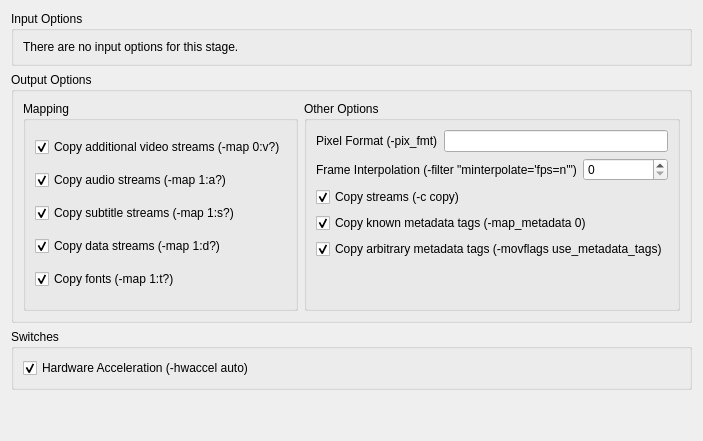
              <widget class="QWidget" name="ffmpegMigrateStreamsTab">
               <attribute name="title">
                <string>Streams Migration</string>
               </attribute>
               <layout class="QVBoxLayout" name="verticalLayout_30">
                <item>
                 <widget class="QGroupBox" name="ffmpegMigrateStreamsInputOptionsGroupBox">
                  <property name="title">
                   <string>Input Options</string>
                  </property>
                  <layout class="QVBoxLayout" name="verticalLayout_28">
                   <item>
                    <widget class="QLabel" name="ffmpegMigrateStreamsInputOptionsLabel">
                     <property name="text">
                      <string>There are no input options for this stage.</string>
                     </property>
                    </widget>
                   </item>
                  </layout>
                 </widget>
                </item>
                <item>
                 <widget class="QGroupBox" name="ffmpegMigrateStreamsOutputOptionsGroupBox">
                  <property name="title">
                   <string>Output Options</string>
                  </property>
                  <layout class="QHBoxLayout" name="horizontalLayout_2">
                   <item>
                    <widget class="QGroupBox" name="ffmpegMigrateStreamsOutputOptionsMappingGroupBox">
                     <property name="title">
                      <string>Mapping</string>
                     </property>
                     <layout class="QVBoxLayout" name="verticalLayout_31">
                      <item>
                       <widget class="QCheckBox" name="ffmpegMigrateStreamsOutputOptionsMappingVideoCheckBox">
                        <property name="text">
                         <string>Copy additional video streams (-map 0:v?)</string>
                        </property>
                        <property name="checked">
                         <bool>true</bool>
                        </property>
                       </widget>
                      </item>
                      <item>
                       <widget class="QCheckBox" name="ffmpegMigrateStreamsOutputOptionsMappingAudioCheckBox">
                        <property name="text">
                         <string>Copy audio streams (-map 1:a?)</string>
                        </property>
                        <property name="checked">
                         <bool>true</bool>
                        </property>
                       </widget>
                      </item>
                      <item>
                       <widget class="QCheckBox" name="ffmpegMigrateStreamsOutputOptionsMappingSubtitleCheckBox">
                        <property name="text">
                         <string>Copy subtitle streams (-map 1:s?)</string>
                        </property>
                        <property name="checked">
                         <bool>true</bool>
                        </property>
                       </widget>
                      </item>
                      <item>
                       <widget class="QCheckBox" name="ffmpegMigrateStreamsOutputOptionsMappingDataCheckBox">
                        <property name="text">
                         <string>Copy data streams (-map 1:d?)</string>
                        </property>
                        <property name="checked">
                         <bool>true</bool>
                        </property>
                       </widget>
                      </item>
                      <item>
                       <widget class="QCheckBox" name="ffmpegMigrateStreamsOutputOptionsMappingFontCheckBox">
                        <property name="text">
                         <string>Copy fonts (-map 1:t?)</string>
                        </property>
                        <property name="checked">
                         <bool>true</bool>
                        </property>
                       </widget>
                      </item>
                     </layout>
                    </widget>
                   </item>
                   <item>
                    <widget class="QGroupBox" name="ffmpegMigrateStreamsOutputOptionsOtherGroupBox">
                     <property name="title">
                      <string>Other Options</string>
                     </property>
                     <layout class="QVBoxLayout" name="verticalLayout_32">
                      <item>
                       <layout class="QHBoxLayout" name="ffmpegMigrateStreamsOutputOptionsPixelFormatHorizontalLayout">
                        <item>
                         <widget class="QLabel" name="ffmpegMigrateStreamsOutputOptionsPixelFormatLabel">
                          <property name="text">
                           <string>Pixel Format (-pix_fmt)</string>
                          </property>
                         </widget>
                        </item>
                        <item>
                         <widget class="QLineEdit" name="ffmpegMigrateStreamsOutputOptionsPixelFormatLineEdit"/>
                        </item>
                       </layout>
                      </item>
                      <item>
                       <layout class="QHBoxLayout" name="ffmpegMigrateStreamsOutputOptionsFrameInterpolationHorizontalLayout">
                        <item>
                         <widget class="QLabel" name="ffmpegMigrateStreamsOutputOptionsFrameInterpolationLabel">
                          <property name="text">
                           <string>Frame Interpolation (-filter &quot;minterpolate='fps=n'&quot;)</string>
                          </property>
                         </widget>
                        </item>
                        <item>
                         <widget class="QSpinBox" name="ffmpegMigrateStreamsOutputOptionsFrameInterpolationSpinBox">
                          <property name="maximum">
                           <number>9999</number>
                          </property>
                         </widget>
                        </item>
                       </layout>
                      </item>
                      <item>
                       <widget class="QCheckBox" name="ffmpegMigrateStreamsOutputOptionsCopyStreamsCheckBox">
                        <property name="toolTip">
                         <string>Copy streams without re-encoding</string>
                        </property>
                        <property name="text">
                         <string>Copy streams (-c copy)</string>
                        </property>
                        <property name="checked">
                         <bool>true</bool>
                        </property>
                       </widget>
                      </item>
                      <item>
                       <widget class="QCheckBox" name="ffmpegMigrateStreamsOutputOptionsCopyKnownMetadataTagsCheckBox">
                        <property name="text">
                         <string>Copy known metadata tags (-map_metadata 0)</string>
                        </property>
                        <property name="checked">
                         <bool>true</bool>
                        </property>
                       </widget>
                      </item>
                      <item>
                       <widget class="QCheckBox" name="ffmpegMigrateStreamsOutputOptionsCopyArbitraryMetadataTagsCheckBox">
                        <property name="text">
                         <string>Copy arbitrary metadata tags (-movflags use_metadata_tags)</string>
                        </property>
                        <property name="checked">
                         <bool>true</bool>
                        </property>
                       </widget>
                      </item>
                      <item>
                       <spacer name="ffmpegMigrateStreamsOutputOptionsOtherVerticalSpacer">
                        <property name="orientation">
                         <enum>Qt::Vertical</enum>
                        </property>
                        <property name="sizeHint" stdset="0">
                         <size>
                          <width>20</width>
                          <height>40</height>
                         </size>
                        </property>
                       </spacer>
                      </item>
                     </layout>
                    </widget>
                   </item>
                  </layout>
                 </widget>
                </item>
                <item>
                 <widget class="QGroupBox" name="ffmpegMigrateStreamsGeneralGroupBox">
                  <property name="title">
                   <string>Switches</string>
                  </property>
                  <layout class="QVBoxLayout" name="verticalLayout_29">
                   <item>
                    <widget class="QCheckBox" name="ffmpegMigrateStreamsHardwareAccelerationCheckBox">
                     <property name="text">
                      <string>Hardware Acceleration (-hwaccel auto)</string>
                     </property>
                     <property name="checked">
                      <bool>true</bool>
                     </property>
                    </widget>
                   </item>
                  </layout>
                 </widget>
                </item>
                <item>
                 <spacer name="ffmpegMigrateStreamsVerticalSpacer">
                  <property name="orientation">
                   <enum>Qt::Vertical</enum>
                  </property>
                  <property name="sizeHint" stdset="0">
                   <size>
                    <width>20</width>
                    <height>40</height>
                   </size>
                  </property>
                 </spacer>
                </item>
               </layout>
              </widget>
